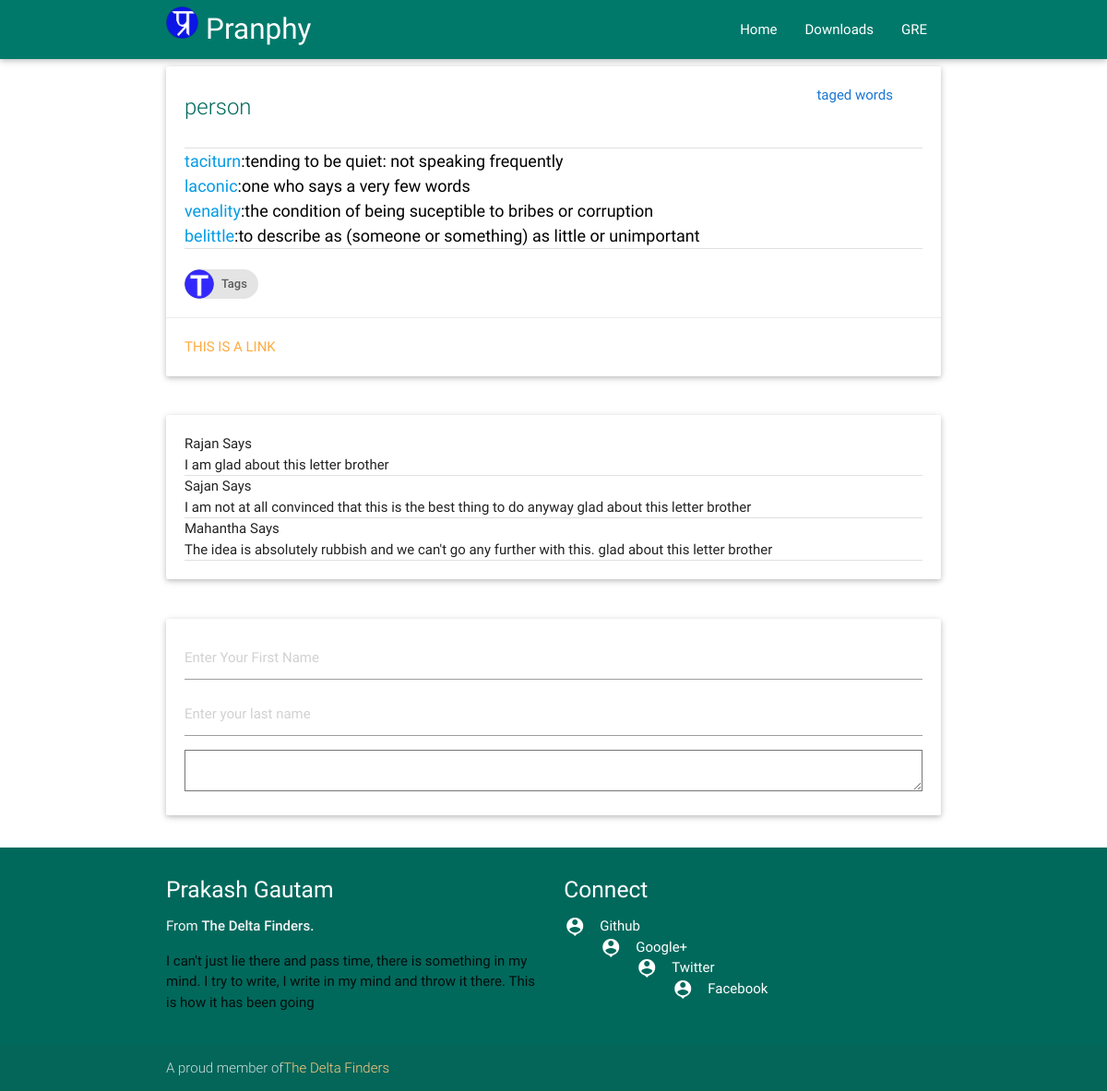
Page /gre/tag/person on the earlier database version.
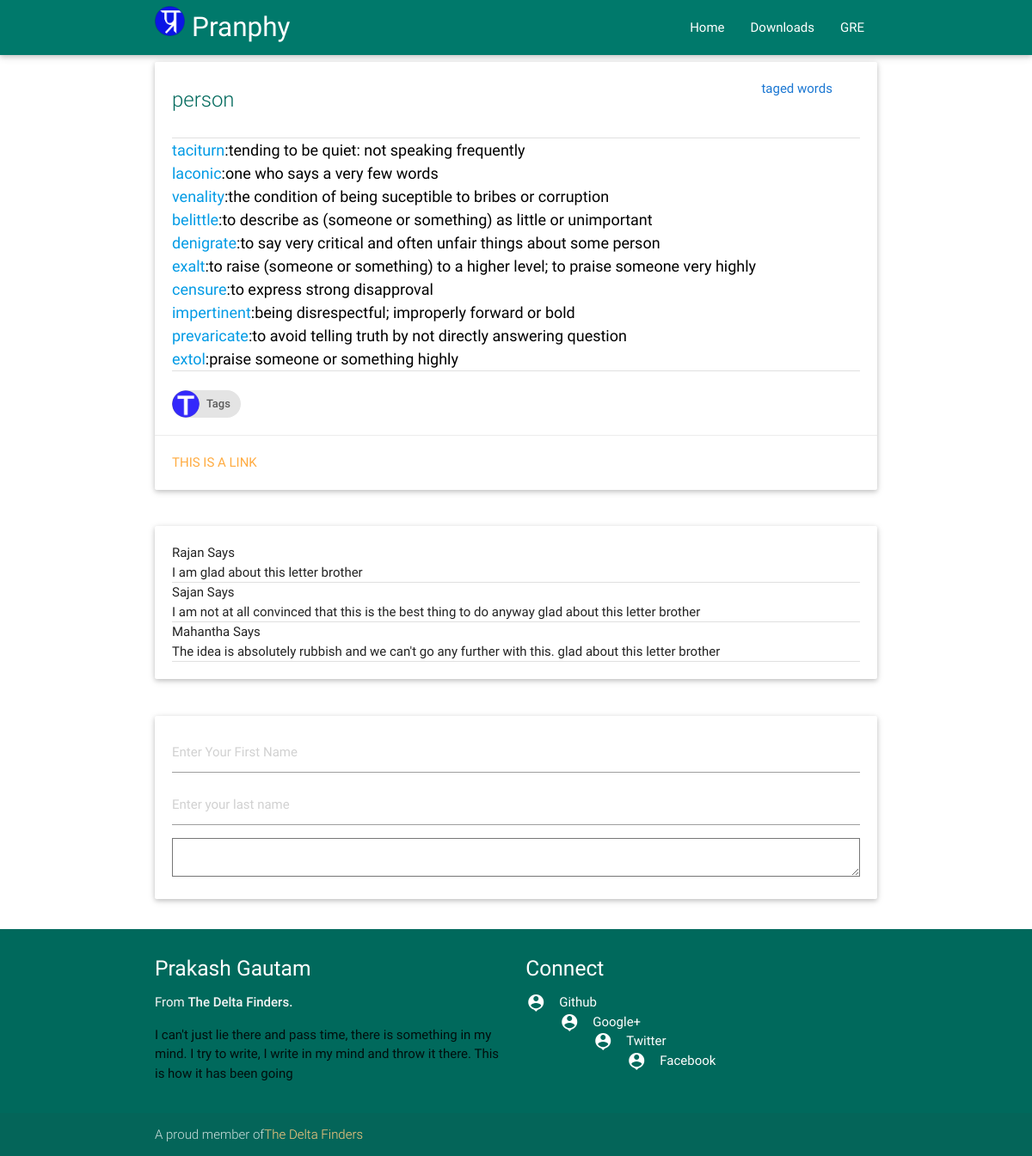
Same page on the later database version.
### gre/models.py (models this page shows)
class Vocab(models.Model):
    word = models.CharField(max_length=25,unique=True)
    meaning = models.CharField(max_length=250)
    sentences = models.TextField();
    createdate = models.DateTimeField(auto_now_add=True)
    updatedate = models.DateTimeField(auto_now=True)
    category = models.ManyToManyField('Tag',blank=False)
    synonym = models.ManyToManyField('Vocab',  blank=True, related_name="%(app_label)s_%(class)s_related_synonym")
    antonym = models.ManyToManyField('Vocab',  blank=True, related_name="%(app_label)s_%(class)s_related_antonym")
    seealso = models.ManyToManyField('Vocab',  blank=True, related_name="%(app_label)s_%(class)s_related_see_also" )
    def __str__(self):
        return self.word

### gre/views.py (the view)
# urls.py: url(r'^tag/(?P<ptag>[\w]+)$',views.tag,name='tag')
def tag(request,ptag):
    tagids = get_list_or_404(Tag,tagname__contains=ptag)
    tagwords = get_list_or_404(Vocab,category__in=tagids)
    template = loader.get_template('gre/tags.html')
    context = {
        'tagwords':tagwords,
        'tag' : ptag
    }
    return HttpResponse(template.render(context,request))

### gre/templates/gre/tags.html (shortened to what this page needs)
{%extends "base.html" %}
{%load staticfiles %}
{%block bodycontent %}
<div class="container">
<div class="row">
    <div class="col l12 s12 m12">
      <div class="card">
        <div class="card-content black-text">
          <div class="row">
              <div class="col s12 m8 l10">
                  <span class="card-title teal-text text-darken-3" style="font-size: 2em:text-align:center;">
                      {{tag}}
                  </span>
              </div>
              <div class="col s12 m4  l2">
                  <span class="blue-text text-darken-2" style="text-align: right;">taged words</span>
              </div>
            </div>
            <div class="divider"></div>
            <div class="content" style="text-align: justify; font-size: 1.2em">
            {%for word in tagwords%}
            <a href="{% url 'meaning' word%}">{{word}}</a>:{{word.meaning}}<br />
            {% endfor %}
          </div>
          <div class="divider"></div>
          <br/>
          <div class="chip">
                <img src="{%static 'images/capital-t.png'%}" alt="Tags">
                Tags
          </div>
        </div>
        <div class="card-action">
          <a href="#">This is a link</a>
        </div>
      </div>
    </div>
</div>
{% include "Blog/comment.html" %}
</div>
{%endblock bodycontent %}

Differences in the rows shown:
added Vocab: word "denigrate", meaning "to say very critical and often unfair things about some person"
added Vocab: word "exalt", meaning "to raise (someone or something) to a higher level; to praise someone very highly"
added Vocab: word "censure", meaning "to express strong disapproval"
added Vocab: word "impertinent", meaning "being disrespectful; improperly forward or bold"
added Vocab: word "prevaricate", meaning "to avoid telling truth by not directly answering question"
now on this page (row edited): Vocab: word "extol", meaning "praise someone or something highly"
